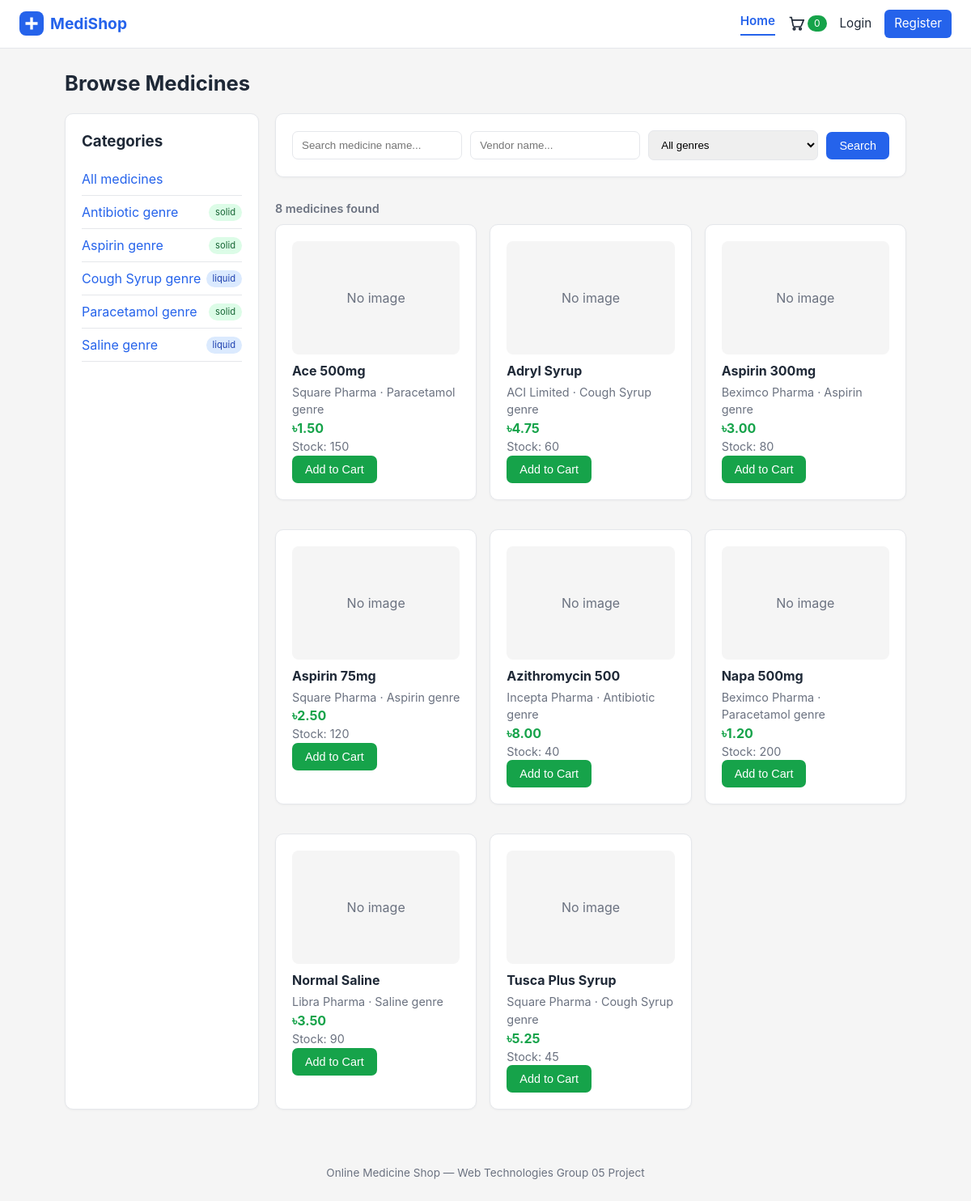
The page / on the database its author committed.
### tables this page shows
CREATE TABLE IF NOT EXISTS categories (
    id            INT AUTO_INCREMENT PRIMARY KEY,
    name          VARCHAR(100) NOT NULL,
    category_type ENUM('liquid','solid') NOT NULL DEFAULT 'solid',
    created_at    TIMESTAMP DEFAULT CURRENT_TIMESTAMP
);

CREATE TABLE IF NOT EXISTS medicines (
    id           INT AUTO_INCREMENT PRIMARY KEY,
    name         VARCHAR(150)   NOT NULL,
    category_id  INT            NOT NULL,
    vendor_name  VARCHAR(150)   NOT NULL,
    price        DECIMAL(10,2)  NOT NULL,
    availability INT            NOT NULL DEFAULT 0,
    description  TEXT           DEFAULT NULL,
    image_path   VARCHAR(255)   DEFAULT NULL,
    created_at   TIMESTAMP      DEFAULT CURRENT_TIMESTAMP,
    CONSTRAINT fk_med_category FOREIGN KEY (category_id) REFERENCES categories(id)
);

### task1_23540323/helpers.php (called while the page is built, shortened)
<?php
function h($value) {
    return htmlspecialchars((string)$value, ENT_QUOTES, "UTF-8");
}
function url($page, $params = []) {
    $query = array_merge(["page" => $page], $params);
    return BASE_URL . "index.php?" . http_build_query($query);
}
function asset($relativePath) {
    return BASE_URL . ltrim($relativePath, "/");
}

### task1_23540323/auth.php (called while the page is built, shortened)
<?php
function is_logged_in()    { return !empty($_SESSION["user_id"]); }
function current_role()    { return $_SESSION["role"] ?? ""; }

### task1_23540323/models/category_model.php (called while the page is built, shortened)
<?php
function categories_all($conn) {
    $res = mysqli_query($conn, "SELECT * FROM categories ORDER BY name ASC");
    return mysqli_fetch_all($res, MYSQLI_ASSOC);
}

### task1_23540323/models/medicine_model.php (called while the page is built, shortened)
<?php
function medicines_by_category($conn, $categoryId = 0) {
    if ($categoryId > 0) {
        $stmt = mysqli_prepare($conn,
            "SELECT m.*, c.name AS category_name, c.category_type
               FROM medicines m
               JOIN categories c ON c.id = m.category_id
              WHERE m.category_id = ?
              ORDER BY m.name ASC");
        mysqli_stmt_bind_param($stmt, "i", $categoryId);
    } else {
        $stmt = mysqli_prepare($conn,
            "SELECT m.*, c.name AS category_name, c.category_type
               FROM medicines m
               JOIN categories c ON c.id = m.category_id
              ORDER BY m.name ASC");
    }
    mysqli_stmt_execute($stmt);
    $res  = mysqli_stmt_get_result($stmt);
    $rows = mysqli_fetch_all($res, MYSQLI_ASSOC);
    return $rows;
}

### task1_23540323/views/home.php (the view, shortened to what this page needs)
<?php  render_header("Home"); ?>
<h1>Browse Medicines</h1>
<div class="layout-2col">
    <aside class="card sidebar">
        <h3>Categories</h3>
        <ul class="cat-list">
            <li><a href="<?= url('home') ?>">All medicines</a></li>
            <?php foreach ($categories as $c): ?>
                <li>
                    <a href="<?= url('category', ['id' => $c['id']]) ?>">
                        <?= h($c['name']) ?>
                    </a>
                    <span class="tag <?= h($c['category_type']) ?>"><?= h($c['category_type']) ?></span>
                </li>
            <?php endforeach; ?>
        </ul>
    </aside>
    <section>
        <div class="card searchbar">
            <input type="text" id="searchInput" placeholder="Search medicine name...">
            <input type="text" id="vendorInput" placeholder="Vendor name...">
            <select id="genreSelect">
                <option value="">All genres</option>
            </select>
            <button class="btn btn-blue" onclick="runSearch()">Search</button>
        </div>
        <p class="muted result-count" id="searchCount">
            <?= count($medicines) ?> medicine<?= count($medicines) === 1 ? '' : 's' ?> found
        </p>
        <div id="medicineGrid" class="grid">
            <?php foreach ($medicines as $m): ?>
                <div class="med-card card">
                    <div class="med-img">
                        <?php if (!empty($m['image_path'])): ?>
                            <img src="<?= asset($m['image_path']) ?>" alt="<?= h($m['name']) ?>">
                        <?php else: ?>
                            <div class="img-placeholder">No image</div>
                        <?php endif; ?>
                    </div>
                    <h4><?= h($m['name']) ?></h4>
                    <p class="muted"><?= h($m['vendor_name']) ?> &middot; <?= h($m['category_name']) ?></p>
                    <p class="price">&#2547;<?= h(number_format($m['price'], 2)) ?></p>
                    <p class="muted">Stock: <?= h($m['availability']) ?></p>
                    <button class="btn btn-green"
                            onclick="addToCart(<?= (int)$m['id'] ?>, 1)">Add to Cart</button>
                </div>
            <?php endforeach; ?>
        </div>
    </section>
</div>
<?php render_footer(); ?>

### index.php (shortened to what this page needs)
<?php
$conn = mysqli_connect("localhost", "root", "", "online_medicine_shop");
mysqli_set_charset($conn, "utf8mb4");
require __DIR__ . "/task1_23540323/helpers.php";
require __DIR__ . "/task1_23540323/auth.php";
$page = $_GET["page"] ?? "home";
$T1 = __DIR__ . "/task1_23540323";
$T2 = __DIR__ . "/task2_23540353";
$T3 = __DIR__ . "/task3_23544053";
$routes = [
    "home"                => "$T1/controllers/home_controller.php",
    "category"            => "$T1/controllers/home_controller.php",
    "register"            => "$T1/controllers/auth_controller.php",
    "login"               => "$T1/controllers/auth_controller.php",
    "logout"              => "$T1/controllers/auth_controller.php",
    "profile"             => "$T1/controllers/profile_controller.php",
    "api_medicine_search" => "$T1/ajax/medicine_search.php",
    "admin"               => "$T2/controllers/admin_controller.php",
    "admin_categories"    => "$T2/controllers/category_controller.php",
    "admin_medicines"     => "$T2/controllers/medicine_controller.php",
    "admin_customers"     => "$T2/controllers/customer_controller.php",
    "admin_users"         => "$T2/controllers/admin_user_controller.php",
    "admin_orders"        => "$T2/controllers/order_controller.php",
    "admin_history"       => "$T2/controllers/order_controller.php",
    "api_order_status"    => "$T2/ajax/order_status.php",
    "cart"                => "$T3/controllers/cart_controller.php",
    "checkout"            => "$T3/controllers/checkout_controller.php",
    "invoice"             => "$T3/controllers/checkout_controller.php",
    "payment"             => "$T3/controllers/checkout_controller.php",
    "place_order"         => "$T3/controllers/checkout_controller.php",
    "my_orders"           => "$T3/controllers/checkout_controller.php",
    "bill"                => "$T3/controllers/checkout_controller.php",
    "api_cart_add"        => "$T3/ajax/cart_add.php",
    "api_cart_update"     => "$T3/ajax/cart_update.php",
    "api_cart_remove"     => "$T3/ajax/cart_remove.php",
];
if (isset($routes[$page]) && file_exists($routes[$page])) {
    require $routes[$page];
} else {
    require "$T1/controllers/home_controller.php";
}

### task1_23540323/controllers/home_controller.php
<?php
require_once __DIR__ . "/../models/category_model.php";
require_once __DIR__ . "/../models/medicine_model.php";
require_once __DIR__ . "/../views/layout.php";
$page       = $_GET["page"] ?? "home";
$categories = categories_all($conn);
if ($page === "category") {
    $categoryId  = (int)($_GET["id"] ?? 0);
    $typeFilter  = $_GET["type"] ?? "";
    $category    = category_find($conn, $categoryId);
    $medicines   = medicines_by_category($conn, $categoryId);
    if ($typeFilter === "liquid" || $typeFilter === "solid") {
        $medicines = array_values(array_filter($medicines,
            fn($m) => $m["category_type"] === $typeFilter));
    }
    require __DIR__ . "/../views/category.php";
} else {
    $medicines = medicines_by_category($conn, 0);
    require __DIR__ . "/../views/home.php";
}

### task1_23540323/views/layout.php (shortened to what this page needs)
<?php
function current_avatar($conn) {
    if (!is_logged_in()) return "";
    $uid  = current_user_id();
    $stmt = mysqli_prepare($conn, "SELECT profile_picture FROM users WHERE id = ?");
    mysqli_stmt_bind_param($stmt, "i", $uid);
    mysqli_stmt_execute($stmt);
    $row = mysqli_fetch_assoc(mysqli_stmt_get_result($stmt));
    return $row && !empty($row["profile_picture"]) ? $row["profile_picture"] : "";
}
function render_header($title = "Online Medicine Shop") {
    global $conn;
    $role    = current_role();
    $avatar  = current_avatar($conn);
    $current = $_GET["page"] ?? "home";
    $nav     = fn($p) => $current === $p ? " active" : "";
    ?>
<!DOCTYPE html>
<html lang="en">
<head>
    <link rel="stylesheet" href="<?= asset('task1_23540323/assets/css/style.css') ?>">
</head>
<body>
<nav class="navbar">
    <a class="brand" href="<?= url('home') ?>">
        <span class="brand-logo">
            <svg viewBox="0 0 24 24" width="20" height="20" fill="currentColor"><path d="M14 3h-4v7H3v4h7v7h4v-7h7v-4h-7z"></path></svg>
        </span>
        MediShop
    </a>
    <div class="nav-links">
        <a class="nav-item<?= $nav('home') ?>" href="<?= url('home') ?>">Home</a>
        <?php if ($role !== "admin"): ?>
            <a class="cart-link" href="<?= url('cart') ?>" title="Cart">
                <svg viewBox="0 0 24 24" width="20" height="20" fill="none" stroke="currentColor" stroke-width="2">
                    <circle cx="9" cy="20" r="1.5"></circle><circle cx="18" cy="20" r="1.5"></circle>
                    <path d="M2 3h3l2.4 12.2a2 2 0 0 0 2 1.6h8.2a2 2 0 0 0 2-1.6L23 7H6"></path>
                </svg>
                <span id="cart-badge" class="badge"><?= is_logged_in() ? cart_count($conn) : 0 ?></span>
            </a>
        <?php endif; ?>
        <?php if (is_logged_in()): ?>
            <div class="profile-wrap">
                <button type="button" class="profile-btn" onclick="toggleProfileMenu(event)">
                    <?php if ($avatar !== ""): ?>
                        <img class="avatar-sm" src="<?= asset($avatar) ?>" alt="profile">
                    <?php else: ?>
                        <span class="avatar-sm avatar-default">
                            <svg viewBox="0 0 24 24" width="20" height="20" fill="currentColor"><circle cx="12" cy="8" r="4"></circle><path d="M4 20c0-4 4-6 8-6s8 2 8 6v1H4z"></path></svg>
                        </span>
                    <?php endif; ?>
                    <span class="profile-name"><?= h($_SESSION['name']) ?></span>
                    <span class="caret">&#9662;</span>
                </button>
                <div class="profile-menu" id="profileMenu">
                    <div class="profile-menu-head">
                        <b><?= h($_SESSION['name']) ?></b>
                        <span class="muted"><?= h(ucfirst($role)) ?></span>
                    </div>
                    <a href="<?= url('profile') ?>">Edit Profile</a>
                    <?php if ($role === "admin"): ?>
                        <a href="<?= url('admin') ?>">Admin Dashboard</a>
                        <a href="<?= url('admin_orders') ?>">Purchase Requests</a>
                    <?php else: ?>
                        <a href="<?= url('my_orders') ?>">My Orders</a>
                        <a href="<?= url('cart') ?>">My Cart</a>
                    <?php endif; ?>
                    <a href="<?= url('home') ?>">Browse Medicines</a>
                    <a class="danger" href="<?= url('logout') ?>">Logout</a>
                </div>
            </div>
        <?php else: ?>
            <a href="<?= url('login') ?>">Login</a>
            <a class="nav-cta" href="<?= url('register') ?>">Register</a>
        <?php endif; ?>
    </div>
</nav>
<main class="container">
<?php
}
function render_footer() { ?>
</main>
<footer class="site-footer">
    <p>Online Medicine Shop &mdash; Web Technologies Group 05 Project</p>
</footer>
</body>
</html>
<?php }

### task1_23540323/assets/css/style.css (style rules this page uses)
:root { --white: #ffffff; --gray-bg: #f5f5f5; --border: #e5e7eb; --blue: #2563eb; --blue-dark: #1d4ed8; --green: #16a34a; --green-dark: #15803d; --danger: #dc2626; --text: #1f2937; --muted: #6b7280; }
* { box-sizing: border-box; margin: 0; padding: 0; }
body { font-family: -apple-system, "Segoe UI", Roboto, Helvetica, Arial, sans-serif; background: var(--gray-bg); color: var(--text); line-height: 1.5; }
h1 { font-size: 1.6rem; margin-bottom: 18px; }
h3 { margin-bottom: 12px; }
a { color: var(--blue); text-decoration: none; }
.navbar { background: var(--white); border-bottom: 1px solid var(--border); display: flex; align-items: center; gap: 18px; padding: 12px 24px; flex-wrap: wrap; }
.navbar .brand { font-size: 1.2rem; font-weight: 700; color: var(--blue); }
.nav-links { display: flex; gap: 16px; margin-left: auto; flex-wrap: wrap; align-items: center; }
.nav-links a { color: var(--text); font-size: .95rem; }
.nav-links .nav-item { padding-bottom: 4px; border-bottom: 2px solid transparent; }
.nav-links .nav-item.active { color: var(--blue); font-weight: 600; border-bottom: 2px solid var(--blue); }
.nav-cta { background: var(--blue); color: #fff !important; padding: 6px 12px; border-radius: 6px; }
.brand { display: inline-flex; align-items: center; gap: 8px; }
.brand-logo { display: inline-flex; align-items: center; justify-content: center; width: 30px; height: 30px; border-radius: 8px; background: var(--blue); color: #fff; }
.cart-link { display: inline-flex; align-items: center; gap: 4px; }
.badge { background: var(--green); color: #fff; border-radius: 999px; padding: 1px 8px; font-size: .75rem; }
.container { max-width: 1080px; margin: 24px auto; padding: 0 20px; }
.layout-2col { display: grid; grid-template-columns: 240px 1fr; gap: 20px; }
.sidebar .cat-list { list-style: none; }
.sidebar .cat-list li { display: flex; justify-content: space-between; align-items: center; padding: 8px 0; border-bottom: 1px solid var(--border); }
.card { background: var(--white); border: 1px solid var(--border); border-radius: 10px; padding: 20px; box-shadow: 0 1px 3px rgba(0, 0, 0, .04); margin-bottom: 20px; }
.grid { display: grid; grid-template-columns: repeat(auto-fill, minmax(210px, 1fr)); gap: 16px; }
.med-card { text-align: left; }
.med-card h4 { margin: 8px 0 4px; }
.med-img img, .img-placeholder { width: 100%; height: 140px; object-fit: cover; border-radius: 8px; background: var(--gray-bg); }
.img-placeholder { display: flex; align-items: center; justify-content: center; color: var(--muted); }
.price { color: var(--green); font-weight: 700; }
.muted { color: var(--muted); font-size: .9rem; }
.searchbar, .filterbar { display: flex; gap: 10px; flex-wrap: wrap; align-items: center; }
.searchbar input, .searchbar select { flex: 1; min-width: 140px; padding: 9px 11px; border: 1px solid var(--border); border-radius: 7px; }
.result-count { display: inline-block; margin: 8px 0; font-weight: 600; }
.btn { display: inline-block; padding: 9px 16px; border: none; border-radius: 7px; font-size: .9rem; cursor: pointer; text-decoration: none; color: #fff; }
.btn-blue { background: var(--blue); }
.btn-green { background: var(--green); }
.tag { font-size: .7rem; padding: 2px 8px; border-radius: 999px; background: var(--gray-bg); color: var(--muted); }
.tag.liquid { background: #dbeafe; color: #1e40af; }
.tag.solid { background: #dcfce7; color: #166534; }
.site-footer { text-align: center; color: var(--muted); padding: 24px; font-size: .85rem; }

### rows shown on the page
categories: name "Antibiotic genre", category_type "solid"
categories: name "Aspirin genre", category_type "solid"
categories: name "Cough Syrup genre", category_type "liquid"
categories: name "Paracetamol genre", category_type "solid"
categories: name "Saline genre", category_type "liquid"
medicines: shows "No image", name "Ace 500mg", vendor_name "Square Pharma", category.name "Paracetamol genre", price "1.50", availability "150"
medicines: shows "No image", name "Adryl Syrup", vendor_name "ACI Limited", category.name "Cough Syrup genre", price "4.75", availability "60"
medicines: shows "No image", name "Aspirin 300mg", vendor_name "Beximco Pharma", category.name "Aspirin genre", price "3.00", availability "80"
medicines: shows "No image", name "Aspirin 75mg", vendor_name "Square Pharma", category.name "Aspirin genre", price "2.50", availability "120"
medicines: shows "No image", name "Azithromycin 500", vendor_name "Incepta Pharma", category.name "Antibiotic genre", price "8.00", availability "40"
medicines: shows "No image", name "Napa 500mg", vendor_name "Beximco Pharma", category.name "Paracetamol genre", price "1.20", availability "200"
medicines: shows "No image", name "Normal Saline", vendor_name "Libra Pharma", category.name "Saline genre", price "3.50", availability "90"
medicines: shows "No image", name "Tusca Plus Syrup", vendor_name "Square Pharma", category.name "Cough Syrup genre", price "5.25", availability "45"

### other values the page prints
count($medicines) "8"
